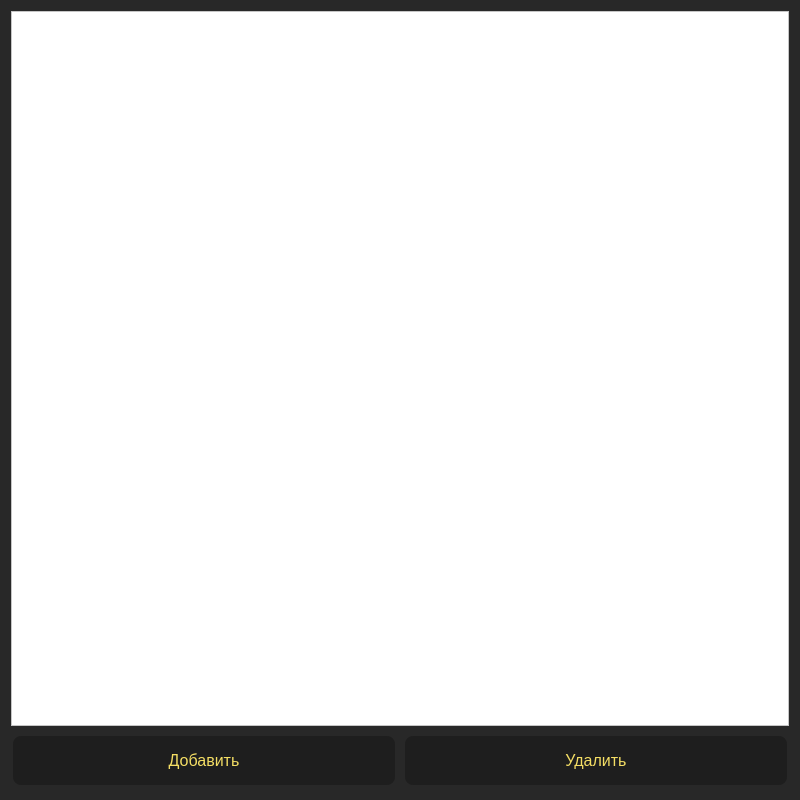
<?xml version="1.0" encoding="UTF-8"?>
<ui version="4.0">
 <class>sitizen</class>
 <widget class="QDialog" name="sitizen">
  <property name="geometry">
   <rect>
    <x>0</x>
    <y>0</y>
    <width>800</width>
    <height>800</height>
   </rect>
  </property>
  <property name="windowTitle">
   <string>Dialog</string>
  </property>
  <property name="styleSheet">
   <string notr="true">
color: rgb(244, 222, 100);
font: 25 8pt &quot;Comfortaa&quot;;
background-color: #282828; </string>
  </property>
  <layout class="QGridLayout" name="gridLayout">
   <item row="0" column="0">
    <layout class="QVBoxLayout" name="verticalLayout">
     <item>
      <widget class="QTableView" name="tableView">
       <property name="styleSheet">
        <string notr="true">background-color: #fff;
color: rgb(0, 0, 0);</string>
       </property>
      </widget>
     </item>
     <item>
      <layout class="QHBoxLayout" name="horizontalLayout">
       <item>
        <widget class="QPushButton" name="pushButton">
         <property name="styleSheet">
          <string notr="true">background-color: #1E1E1E; 
    border: none;
    color: rgb(244, 222, 100); 
    padding: 15px 32px; 
    text-align: center; 
    text-decoration: none;

    font-size: 16px; 
    margin: 4px 2px; 
    border-radius: 8px; 
</string>
         </property>
         <property name="text">
          <string>Добавить</string>
         </property>
        </widget>
       </item>
       <item>
        <widget class="QPushButton" name="pushButton_2">
         <property name="styleSheet">
          <string notr="true">background-color: #1E1E1E; 
    border: none;
    color: rgb(244, 222, 100); 
    padding: 15px 32px; 
    text-align: center; 
    text-decoration: none;

    font-size: 16px; 
    margin: 4px 2px; 
    border-radius: 8px; 
</string>
         </property>
         <property name="text">
          <string>Удалить</string>
         </property>
        </widget>
       </item>
      </layout>
     </item>
    </layout>
   </item>
  </layout>
 </widget>
 <resources/>
 <connections/>
</ui>
